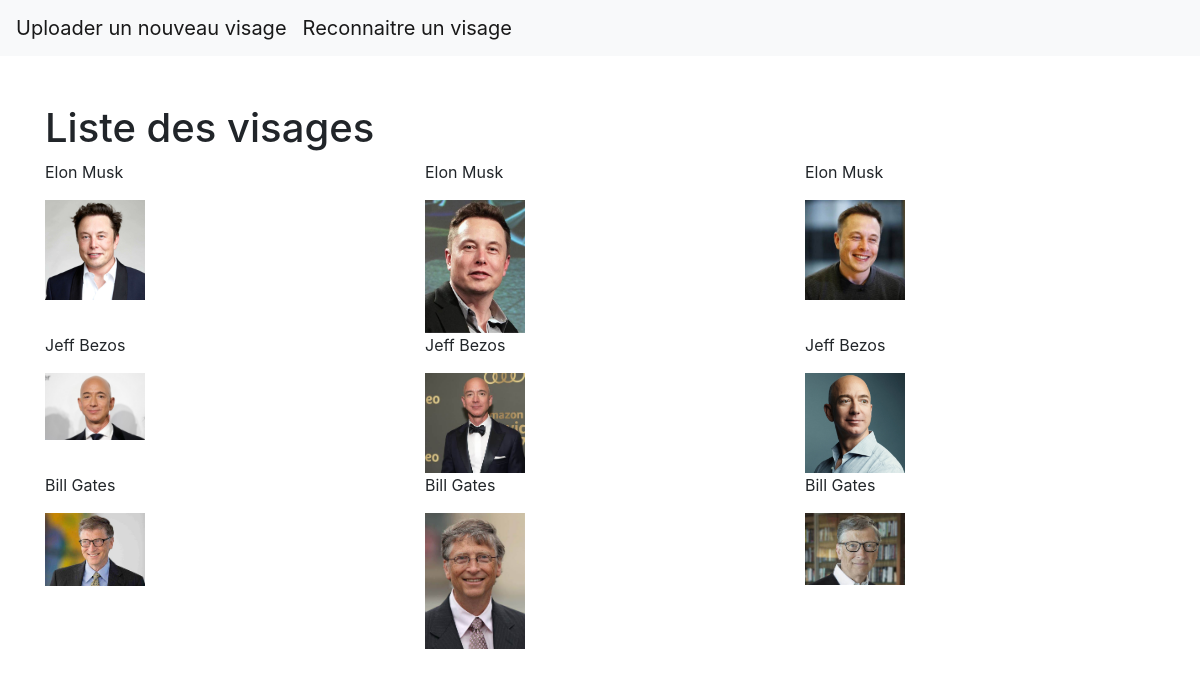
Page /faces/ on the committed database.
### recognition/models.py (models this page shows, shortened)
class Face(models.Model):
    name = models.CharField(max_length=100)
    image = models.ImageField(upload_to="faces/")

### recognition/views.py (the view)
# urls.py: path('faces/', face_list, name='face_list'),
def face_list(request):
    faces = Face.objects.all()
    return render(request, 'recognition/face_list.html', {'faces': faces})

### recognition/templates/recognition/face_list.html
{% extends 'base.html' %}
{% block navigator %}
    <a class="navbar-brand" href="{% url 'upload_face' %}">Uploader un nouveau visage</a>
    <a class="navbar-brand" href="{% url 'recognize' %}">Reconnaitre un visage</a>
{% endblock navigator %}
{% block container %}
    <h1>Liste des visages</h1>
    <div class="row">
        {% for face in faces %}
            <div class="col-md-4">
                <p>{{ face.name }}</p>
                <img src="{{ face.image.url }}" class="img-fluid" width="100">
            </div>
        {% endfor %}
    </div>
{% endblock container %}

### templates/base.html (shortened to what this page needs)
<!DOCTYPE html>
<html lang="en">
    <head>
        <link href="https://stackpath.bootstrapcdn.com/bootstrap/4.5.2/css/bootstrap.min.css" rel="stylesheet">
    </head>
    <body>
        <nav class="navbar navbar-expand-lg navbar-light bg-light">
            {% block navigator %}
            {% endblock navigator %}
        </nav>
        <div class="container mt-5">
            {% block container %}
            {% endblock container %}
        </div>
    </body>
</html>

### rows in the picture
Face: name "Elon Musk", image (picture)
Face: name "Elon Musk", image (picture)
Face: name "Elon Musk", image (picture)
Face: name "Jeff Bezos", image (picture)
Face: name "Jeff Bezos", image (picture)
Face: name "Jeff Bezos", image (picture)
Face: name "Bill Gates", image (picture)
Face: name "Bill Gates", image (picture)
Face: name "Bill Gates", image (picture)
